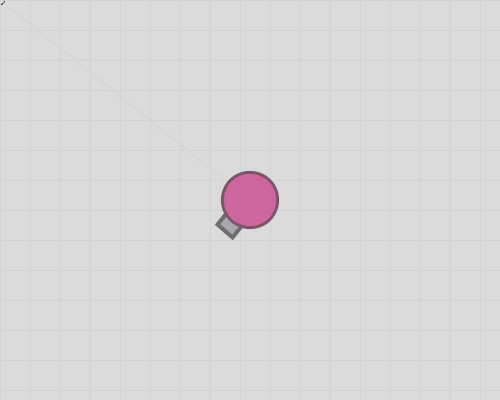
Frame 1 (no input)
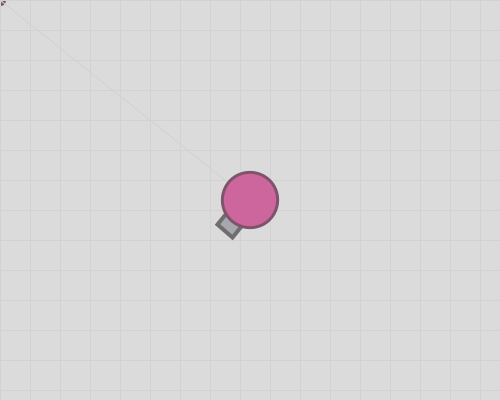
Frame 60 (the mouse pressed at the canvas centre just before this capture)
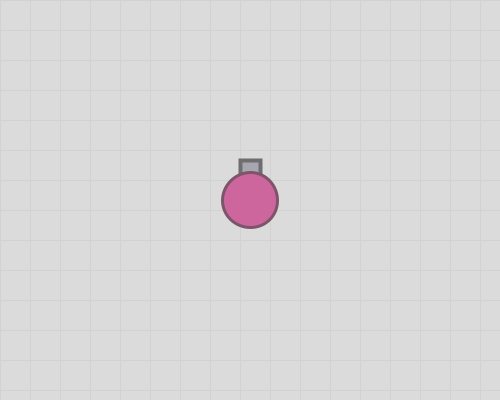
Frame 120 (the mouse held since frame 60 and released just before this capture)

The Processing sketch that drew these frames (run headless with seeded random() and noise(); from frame 60 on, the mouse is pressed at the canvas centre):

// Processing sketch: week07_5
// ── week07_5.pde
//week07-5
void setup(){
  size(500,400);
}
void keyPressed(){
  if(keyCode==RIGHT) x+= 1;
  if(keyCode==LEFT) x-= 1;
  if(keyCode==UP) y -= 1;
  if(keyCode==DOWN) y += 1;
}
float x = 250, y = 200;
void draw(){
  background(219);
  translate(-x, -y);
  translate(width/2, height/2);
  float mx = mouseX+x-width/2,my = mouseY+y-height/2;
  ellipse(mx,my,8,8);
  stroke(210);
  strokeWeight(1);
  for(int i=0; i<30; i++){
    line(0, i*30, 500, i*30);
    line(i*30, 0, i*30, 500);
  }
  
  float dx = mouseX - x, dy = mouseY - y;
  float a = atan2(dy,dx);
  line(x, y,mx, my);
  myTank(x, y, a);
}
  
void myTank(float x, float y, float a){
  translate(x, y);
  rotate(a);
  fill(167, 167, 175);
  stroke(110,110,113);
  strokeWeight(4);
  rect(-10, -40, 20, 20);
  
  fill(204,102,156);
  stroke(125,84,105);
  strokeWeight(3);
  ellipse(0, 0, 55, 55);
}
